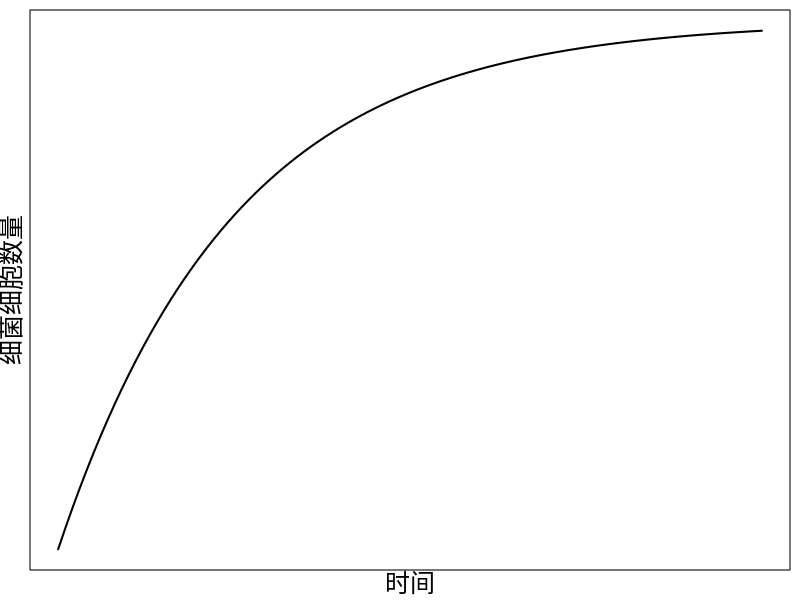

The R source for this figure:
## ---- chunk 1
    #| out-width: 30%
    set.seed(2406)
    par(mar = c(1.5, 1.5, 0.5, 0.5), mgp = c(0.3, 0.7, 0),  mfrow = c(1,1), cex.lab = 1.5)
    curve(-1*dexp(x, rate = 4), lwd = 2, xlab = "时间", ylab = "细菌细胞数量", axes = FALSE)
    box()
